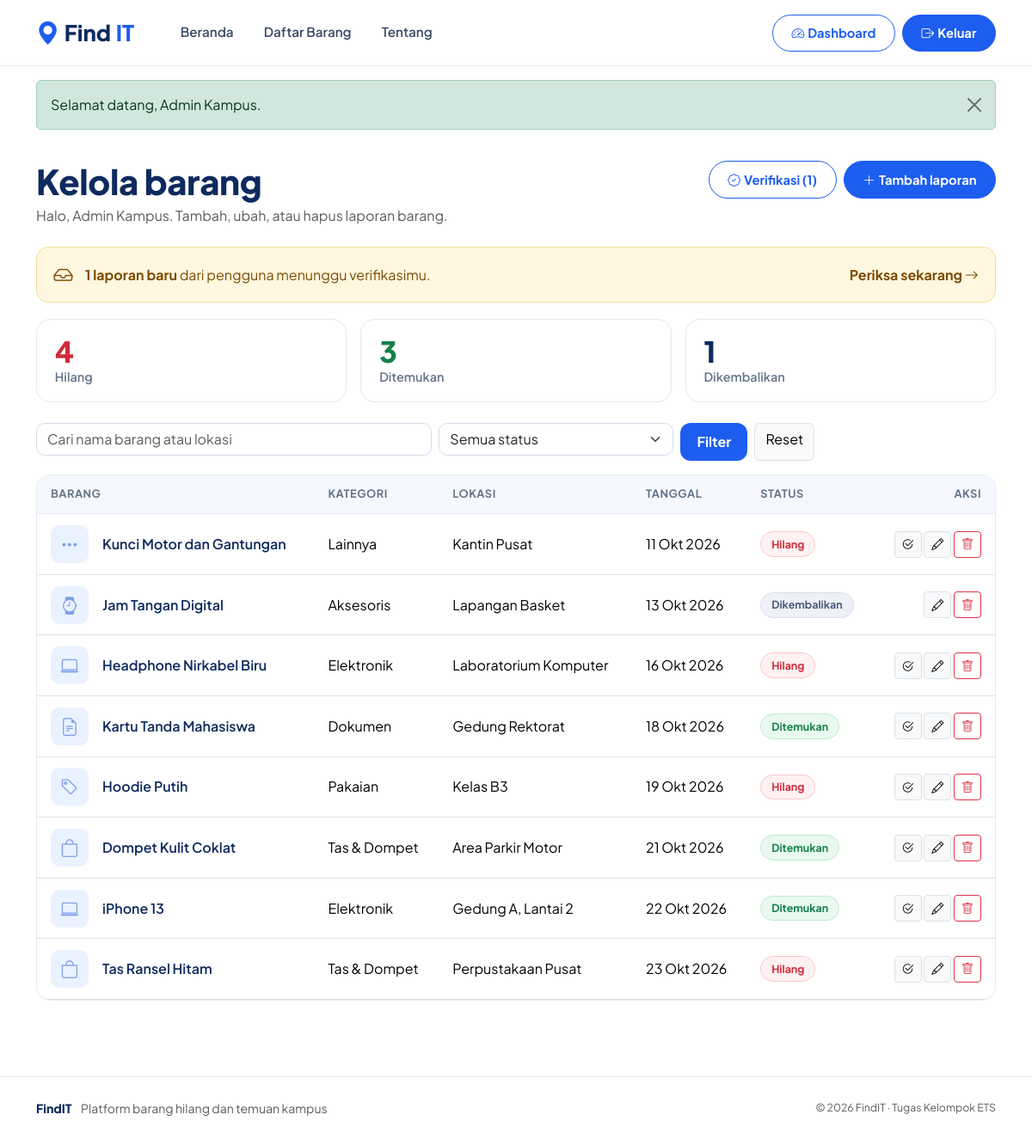
/admin/dashboard.php (signed in), run on the app's committed database.
### tables this page shows
CREATE TABLE barang (
  id INT AUTO_INCREMENT PRIMARY KEY,
  judul VARCHAR(150) NOT NULL,
  deskripsi TEXT,
  kategori_id INT NULL,
  lokasi VARCHAR(100),
  tanggal DATE,
  status ENUM('hilang','ditemukan','dikembalikan') NOT NULL DEFAULT 'hilang',
  verifikasi ENUM('pending','disetujui','ditolak') NOT NULL DEFAULT 'disetujui',
  catatan_admin VARCHAR(255) NULL,
  foto VARCHAR(255) NULL,
  kontak VARCHAR(100),
  created_by INT NULL,
  created_at TIMESTAMP NOT NULL DEFAULT CURRENT_TIMESTAMP,
  CONSTRAINT fk_barang_kategori FOREIGN KEY (kategori_id) REFERENCES kategori(id) ON DELETE SET NULL,
  CONSTRAINT fk_barang_user FOREIGN KEY (created_by) REFERENCES users(id) ON DELETE SET NULL
);

CREATE TABLE kategori (
  id INT AUTO_INCREMENT PRIMARY KEY,
  nama VARCHAR(50) NOT NULL
);

### includes/auth.php (called while the page is built, shortened)
<?php
require_once __DIR__ . '/../config/koneksi.php';
function user() { return $_SESSION['user'] ?? null; }

### config/koneksi.php (called while the page is built, shortened)
<?php
$DB_HOST = 'localhost';
$DB_USER = 'root';
$DB_PASS = '';
$DB_NAME = 'findit_db';
$conn = @mysqli_connect($DB_HOST, $DB_USER, $DB_PASS, $DB_NAME);
mysqli_set_charset($conn, 'utf8mb4');
function e($s) { return htmlspecialchars((string)$s, ENT_QUOTES, 'UTF-8'); }
function url($path = '') { return BASE_URL . '/' . ltrim($path, '/'); }
function tgl($date) {
    $bulan = ['', 'Jan', 'Feb', 'Mar', 'Apr', 'Mei', 'Jun', 'Jul', 'Agu', 'Sep', 'Okt', 'Nov', 'Des'];
    $t = strtotime($date);
    return date('j', $t) . ' ' . $bulan[(int)date('n', $t)] . ' ' . date('Y', $t);
}
function db_all($sql, $types = '', $params = []) {
    global $conn;
    $stmt = mysqli_prepare($conn, $sql);
    mysqli_stmt_execute($stmt);
    $res = mysqli_stmt_get_result($stmt);
    $rows = $res ? mysqli_fetch_all($res, MYSQLI_ASSOC) : [];
    return $rows;
}
function db_one($sql, $types = '', $params = []) {
    $rows = db_all($sql, $types, $params);
    return $rows ? $rows[0] : null;
}
function status_label($s) {
    $m = ['hilang' => 'Hilang', 'ditemukan' => 'Ditemukan', 'dikembalikan' => 'Dikembalikan'];
    return $m[$s] ?? $s;
}
function kategori_icon($nama) {
    $m = ['Elektronik' => 'bi-laptop', 'Tas & Dompet' => 'bi-bag', 'Dokumen' => 'bi-file-earmark-text',
          'Pakaian' => 'bi-tag', 'Aksesoris' => 'bi-watch', 'Lainnya' => 'bi-three-dots'];
    return $m[$nama] ?? 'bi-box-seam';
}

### admin/dashboard.php (the view, shortened to what this page needs)
<?php
require '../includes/auth.php';
$q = trim($_GET['q'] ?? '');
$where = ["b.verifikasi = 'disetujui'"]; $types = ''; $params = [];
$sqlWhere = 'WHERE ' . implode(' AND ', $where);
$rows = db_all(
    "SELECT b.*, k.nama AS kategori FROM barang b LEFT JOIN kategori k ON k.id = b.kategori_id
     $sqlWhere ORDER BY b.created_at DESC, b.id DESC LIMIT 200", $types, $params
);
$nPending = (int)db_one("SELECT COUNT(*) AS n FROM barang WHERE verifikasi='pending'")['n'];
require '../includes/header.php';
?>
<div class="container page-pad">
  <div class="d-flex flex-wrap justify-content-between align-items-start gap-3 mb-4">
    <div>
      <h1 class="page-title mb-1">Kelola barang</h1>
      <p class="text-muted mb-0">Halo, <?= e(user()['nama']) ?>. Tambah, ubah, atau hapus laporan barang.</p>
    </div>
    <div class="d-flex gap-2 flex-wrap">
      <a class="btn btn-pill btn-pill-outline" href="<?= url('admin/verifikasi.php') ?>"><i class="bi bi-patch-check me-1"></i>Verifikasi<?= $nPending ? ' (' . $nPending . ')' : '' ?></a>
      <a class="btn btn-pill btn-pill-fill" href="<?= url('admin/barang_tambah.php') ?>"><i class="bi bi-plus-lg me-1"></i>Tambah laporan</a>
    </div>
  </div>
  <?php if ($nPending > 0): ?>
    <a class="queue-banner" href="<?= url('admin/verifikasi.php') ?>">
      <i class="bi bi-inbox"></i>
      <span><strong><?= $nPending ?> laporan baru</strong> dari pengguna menunggu verifikasimu.</span>
      <span class="ms-auto fw-bold">Periksa sekarang <i class="bi bi-arrow-right"></i></span>
    </a>
  <?php endif; ?>
  <div class="row g-3 mb-4">
    <div class="col-4"><div class="stat stat-hilang"><span><?= $s['hilang'] ?></span>Hilang</div></div>
    <div class="col-4"><div class="stat stat-ditemukan"><span><?= $s['ditemukan'] ?></span>Ditemukan</div></div>
    <div class="col-4"><div class="stat stat-dikembalikan"><span><?= $s['dikembalikan'] ?></span>Dikembalikan</div></div>
  </div>
  <form class="row g-2 mb-3" method="get">
    <div class="col-md-5"><input type="search" class="form-control" name="q" value="<?= e($q) ?>" placeholder="Cari nama barang atau lokasi"></div>
    <div class="col-md-3">
      <select class="form-select" name="status" aria-label="Filter status">
        <option value="">Semua status</option>
      </select>
    </div>
    <div class="col-md-4 d-flex gap-2">
      <button class="btn btn-primary-ink" type="submit">Filter</button>
      <a class="btn btn-light border" href="<?= url('admin/dashboard.php') ?>">Reset</a>
    </div>
  </form>
  <div class="table-card">
    <div class="table-responsive">
      <table class="table align-middle mb-0">
        <thead><tr><th>Barang</th><th>Kategori</th><th>Lokasi</th><th>Tanggal</th><th>Status</th><th class="text-end">Aksi</th></tr></thead>
        <tbody>
        <?php foreach ($rows as $r): ?>
          <tr>
            <td>
              <div class="d-flex align-items-center gap-3">
                <?php if ($r['foto']): ?>
                  <img class="thumb" src="<?= url('assets/uploads/' . e($r['foto'])) ?>" alt="">
                <?php else: ?>
                  <span class="thumb thumb-icon"><i class="bi <?= kategori_icon($r['kategori']) ?>"></i></span>
                <?php endif; ?>
                <a class="fw-semibold text-decoration-none text-ink" href="<?= url('detail.php?id=' . $r['id']) ?>" target="_blank"><?= e($r['judul']) ?></a>
              </div>
            </td>
            <td><?= e($r['kategori'] ?? '-') ?></td>
            <td><?= e($r['lokasi']) ?></td>
            <td class="text-nowrap"><?= tgl($r['tanggal']) ?></td>
            <td><span class="status status-inline status-<?= e($r['status']) ?>"><?= status_label($r['status']) ?></span></td>
            <td class="text-end text-nowrap">
              <?php if ($r['status'] !== 'dikembalikan'): ?>
                <form method="post" class="d-inline" data-confirm="Tandai barang ini sudah dikembalikan ke pemiliknya?">
                  <button class="btn btn-sm btn-light border" title="Tandai dikembalikan" aria-label="Tandai dikembalikan"><i class="bi bi-check2-circle"></i></button>
                </form>
              <?php endif; ?>
              <a class="btn btn-sm btn-light border" href="<?= url('admin/barang_edit.php?id=' . $r['id']) ?>" title="Ubah" aria-label="Ubah"><i class="bi bi-pencil"></i></a>
              <form method="post" action="<?= url('admin/barang_hapus.php') ?>" class="d-inline" data-confirm="Hapus laporan &quot;<?= e($r['judul']) ?>&quot;? Tindakan ini tidak bisa dibatalkan.">
                <button class="btn btn-sm btn-outline-danger" title="Hapus" aria-label="Hapus"><i class="bi bi-trash"></i></button>
              </form>
            </td>
          </tr>
        <?php endforeach; ?>
        </tbody>
      </table>
    </div>
  </div>
</div>
<?php require '../includes/footer.php'; ?>

### assets/css/style.css (style rules this page uses)
:root { --blue: #1d5df0; --blue-dark: #1648c4; --navy: #0e2a5e; --ink: #1b2b4b; --muted: #64748b; --line: #e3e9f3; --sky: #eaf2ff; --sky-2: #f5f8ff; --radius: 16px; --shadow: 0 6px 24px rgba(20, 52, 120, .08); }
body { font-family: 'Plus Jakarta Sans', system-ui, sans-serif; color: var(--ink); background: #fff; }
h1, h2, h3, h4 { color: var(--navy); font-weight: 800; letter-spacing: -.01em; }
a { color: var(--blue); }
.text-ink { color: var(--navy) !important; }
.page-pad { padding-top: 2.25rem; padding-bottom: 3.5rem; }
.btn-pill { border-radius: 999px; font-weight: 700; font-size: .92rem; padding: .6rem 1.35rem; border: 1.5px solid var(--blue); display: inline-flex; align-items: center; justify-content: center; transition: background .15s, color .15s, transform .15s; }
.btn-pill-fill { background: var(--blue); color: #fff; }
.btn-pill-outline { background: #fff; color: var(--blue); }
.btn-primary-ink { background: var(--blue); color: #fff; border-radius: 12px; font-weight: 700; border: 0; padding: .6rem 1.2rem; }
.status { display: inline-block; font-size: .78rem; font-weight: 700; padding: .28rem .75rem; border-radius: 999px; border: 1px solid transparent; }
.status-hilang { background: #fff1f2; color: #d02a3a; border-color: #fbc7cc; }
.status-ditemukan { background: #e9f9ef; color: #13814a; border-color: #bfe8cf; }
.status-dikembalikan { background: #eef1f6; color: #4b5b78; border-color: #d6dde9; }
.status-inline { position: static; }
.page-title { font-size: clamp(1.8rem, 4vw, 2.5rem); }
.form-control, .form-select { border-radius: 10px; border-color: #d5deec; }
.stat { background: #fff; border: 1px solid var(--line); border-radius: var(--radius); padding: 1.1rem 1.3rem; color: var(--muted); font-weight: 600; font-size: .9rem; }
.stat span { display: block; font-size: 2.1rem; font-weight: 800; line-height: 1.1; margin-bottom: .1rem; }
.stat-hilang span { color: #d02a3a; }
.stat-ditemukan span { color: #13814a; }
.stat-dikembalikan span, .stat-ink span { color: var(--navy); }
.table-card { background: #fff; border: 1px solid var(--line); border-radius: var(--radius); overflow: hidden; }
.table-card .table { --bs-table-bg: transparent; }
.table-card thead th { background: var(--sky-2); color: var(--muted); font-size: .8rem; text-transform: uppercase; letter-spacing: .04em; border-bottom: 1px solid var(--line); padding: .8rem 1rem; white-space: nowrap; }
.table-card td { padding: .8rem 1rem; }
.thumb, .thumb-lg { object-fit: cover; border-radius: 10px; background: var(--sky); }
.thumb { width: 44px; height: 44px; flex: none; }
.thumb-icon { display: grid; place-items: center; color: #7fa0e8; font-size: 1.3rem; }
.queue-banner { display: flex; align-items: center; gap: .9rem; background: #fff7e0; border: 1px solid #f6dd9a; color: #7a4b00; border-radius: 14px; padding: .9rem 1.2rem; margin-bottom: 1.2rem; text-decoration: none; }
.queue-banner > i { font-size: 1.4rem; }

### data on the page
barang: judul "Kunci Motor dan Gantungan", kategori.nama "Lainnya", lokasi "Kantin Pusat", tanggal "11 Okt 2026", status "Hilang"
barang: judul "Jam Tangan Digital", kategori.nama "Aksesoris", lokasi "Lapangan Basket", tanggal "13 Okt 2026", status "Dikembalikan"
barang: judul "Headphone Nirkabel Biru", kategori.nama "Elektronik", lokasi "Laboratorium Komputer", tanggal "16 Okt 2026", status "Hilang"
barang: judul "Kartu Tanda Mahasiswa", kategori.nama "Dokumen", lokasi "Gedung Rektorat", tanggal "18 Okt 2026", status "Ditemukan"
barang: judul "Hoodie Putih", kategori.nama "Pakaian", lokasi "Kelas B3", tanggal "19 Okt 2026", status "Hilang"
barang: judul "Dompet Kulit Coklat", kategori.nama "Tas & Dompet", lokasi "Area Parkir Motor", tanggal "21 Okt 2026", status "Ditemukan"
barang: judul "iPhone 13", kategori.nama "Elektronik", lokasi "Gedung A, Lantai 2", tanggal "22 Okt 2026", status "Ditemukan"
barang: judul "Tas Ransel Hitam", kategori.nama "Tas & Dompet", lokasi "Perpustakaan Pusat", tanggal "23 Okt 2026", status "Hilang"

### other printed values
$flash['msg'] "Selamat datang, Admin Kampus."
user()['nama'] "Admin Kampus"
$nPending "1"
$s['hilang'] "4"
$s['ditemukan'] "3"
$s['dikembalikan'] "1"
